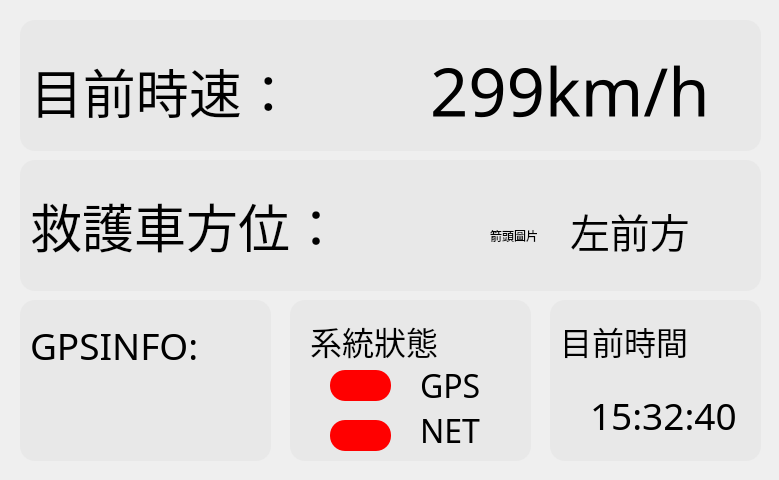
<?xml version="1.0" encoding="UTF-8"?>
<ui version="4.0">
 <class>MainWindow</class>
 <widget class="QMainWindow" name="MainWindow">
  <property name="windowModality">
   <enum>Qt::NonModal</enum>
  </property>
  <property name="geometry">
   <rect>
    <x>0</x>
    <y>0</y>
    <width>779</width>
    <height>480</height>
   </rect>
  </property>
  <property name="windowTitle">
   <string notr="true">車聯網專題Demo視窗</string>
  </property>
  <property name="windowOpacity">
   <double>1.000000000000000</double>
  </property>
  <property name="toolTip">
   <string notr="true"/>
  </property>
  <property name="statusTip">
   <string notr="true"/>
  </property>
  <property name="whatsThis">
   <string notr="true"/>
  </property>
  <property name="accessibleName">
   <string notr="true"/>
  </property>
  <property name="styleSheet">
   <string notr="true"/>
  </property>
  <property name="animated">
   <bool>true</bool>
  </property>
  <property name="documentMode">
   <bool>false</bool>
  </property>
  <widget class="QWidget" name="centralwidget">
   <property name="styleSheet">
    <string notr="true">border:2px;
border-radius:15px</string>
   </property>
   <widget class="QFrame" name="frame_10">
    <property name="geometry">
     <rect>
      <x>0</x>
      <y>0</y>
      <width>781</width>
      <height>491</height>
     </rect>
    </property>
    <property name="autoFillBackground">
     <bool>false</bool>
    </property>
    <property name="frameShape">
     <enum>QFrame::StyledPanel</enum>
    </property>
    <property name="frameShadow">
     <enum>QFrame::Raised</enum>
    </property>
    <widget class="QFrame" name="frame">
     <property name="geometry">
      <rect>
       <x>20</x>
       <y>20</y>
       <width>741</width>
       <height>131</height>
      </rect>
     </property>
     <property name="styleSheet">
      <string notr="true">background-color:rgb(230,230,230,200)</string>
     </property>
     <property name="frameShape">
      <enum>QFrame::StyledPanel</enum>
     </property>
     <property name="frameShadow">
      <enum>QFrame::Raised</enum>
     </property>
     <widget class="QLabel" name="label_3">
      <property name="enabled">
       <bool>true</bool>
      </property>
      <property name="geometry">
       <rect>
        <x>10</x>
        <y>30</y>
        <width>381</width>
        <height>81</height>
       </rect>
      </property>
      <property name="font">
       <font>
        <family>微軟正黑體</family>
        <pointsize>40</pointsize>
       </font>
      </property>
      <property name="styleSheet">
       <string notr="true">background-color:rgb(255,255,255,0)</string>
      </property>
      <property name="text">
       <string>目前時速：</string>
      </property>
     </widget>
     <widget class="QLabel" name="label_4">
      <property name="geometry">
       <rect>
        <x>410</x>
        <y>30</y>
        <width>311</width>
        <height>81</height>
       </rect>
      </property>
      <property name="font">
       <font>
        <family>Haettenschweiler</family>
        <pointsize>50</pointsize>
       </font>
      </property>
      <property name="styleSheet">
       <string notr="true">background-color:rgb(255,255,255,0)</string>
      </property>
      <property name="text">
       <string>299km/h</string>
      </property>
     </widget>
     <widget class="QFrame" name="frame_2">
      <property name="geometry">
       <rect>
        <x>990</x>
        <y>100</y>
        <width>1001</width>
        <height>131</height>
       </rect>
      </property>
      <property name="styleSheet">
       <string notr="true">background-color:rgb(138,181,251)</string>
      </property>
      <property name="frameShape">
       <enum>QFrame::StyledPanel</enum>
      </property>
      <property name="frameShadow">
       <enum>QFrame::Raised</enum>
      </property>
      <widget class="QLabel" name="label_5">
       <property name="geometry">
        <rect>
         <x>10</x>
         <y>10</y>
         <width>441</width>
         <height>111</height>
        </rect>
       </property>
       <property name="font">
        <font>
         <family>微軟正黑體</family>
         <pointsize>48</pointsize>
        </font>
       </property>
       <property name="text">
        <string>目前時速：</string>
       </property>
      </widget>
      <widget class="QLabel" name="label_6">
       <property name="geometry">
        <rect>
         <x>480</x>
         <y>10</y>
         <width>501</width>
         <height>111</height>
        </rect>
       </property>
       <property name="font">
        <font>
         <pointsize>48</pointsize>
        </font>
       </property>
       <property name="text">
        <string>0km/h</string>
       </property>
      </widget>
     </widget>
     <zorder>label_3</zorder>
     <zorder>label_4</zorder>
     <zorder>frame_2</zorder>
     <zorder>label_16</zorder>
    </widget>
    <widget class="QFrame" name="frame_3">
     <property name="geometry">
      <rect>
       <x>20</x>
       <y>160</y>
       <width>741</width>
       <height>131</height>
      </rect>
     </property>
     <property name="styleSheet">
      <string notr="true">background-color:rgb(230,230,230,200)</string>
     </property>
     <property name="frameShape">
      <enum>QFrame::StyledPanel</enum>
     </property>
     <property name="frameShadow">
      <enum>QFrame::Raised</enum>
     </property>
     <widget class="QFrame" name="frame_4">
      <property name="geometry">
       <rect>
        <x>990</x>
        <y>100</y>
        <width>1001</width>
        <height>131</height>
       </rect>
      </property>
      <property name="styleSheet">
       <string notr="true">background-color:rgb(138,181,251)</string>
      </property>
      <property name="frameShape">
       <enum>QFrame::StyledPanel</enum>
      </property>
      <property name="frameShadow">
       <enum>QFrame::Raised</enum>
      </property>
      <widget class="QLabel" name="label_9">
       <property name="geometry">
        <rect>
         <x>10</x>
         <y>10</y>
         <width>441</width>
         <height>111</height>
        </rect>
       </property>
       <property name="font">
        <font>
         <family>微軟正黑體</family>
         <pointsize>48</pointsize>
        </font>
       </property>
       <property name="text">
        <string>目前時速：</string>
       </property>
      </widget>
      <widget class="QLabel" name="label_10">
       <property name="geometry">
        <rect>
         <x>480</x>
         <y>10</y>
         <width>501</width>
         <height>111</height>
        </rect>
       </property>
       <property name="font">
        <font>
         <pointsize>48</pointsize>
        </font>
       </property>
       <property name="text">
        <string>0km/h</string>
       </property>
      </widget>
     </widget>
     <widget class="QLabel" name="label_13">
      <property name="geometry">
       <rect>
        <x>10</x>
        <y>20</y>
        <width>501</width>
        <height>91</height>
       </rect>
      </property>
      <property name="font">
       <font>
        <family>微軟正黑體</family>
        <pointsize>39</pointsize>
       </font>
      </property>
      <property name="styleSheet">
       <string notr="true">background-color:rgb(255,255,255,0)</string>
      </property>
      <property name="text">
       <string>救護車方位：</string>
      </property>
     </widget>
     <widget class="QLabel" name="label_14">
      <property name="geometry">
       <rect>
        <x>550</x>
        <y>40</y>
        <width>171</width>
        <height>61</height>
       </rect>
      </property>
      <property name="font">
       <font>
        <family>微軟正黑體</family>
        <pointsize>30</pointsize>
       </font>
      </property>
      <property name="styleSheet">
       <string notr="true">background-color:rgb(255,255,255,0)</string>
      </property>
      <property name="text">
       <string>左前方</string>
      </property>
     </widget>
     <widget class="QLabel" name="label_15">
      <property name="geometry">
       <rect>
        <x>470</x>
        <y>60</y>
        <width>71</width>
        <height>31</height>
       </rect>
      </property>
      <property name="styleSheet">
       <string notr="true">background-color:rgb(255,255,255,0)</string>
      </property>
      <property name="text">
       <string>箭頭圖片</string>
      </property>
     </widget>
    </widget>
    <widget class="QFrame" name="frame_6">
     <property name="geometry">
      <rect>
       <x>550</x>
       <y>300</y>
       <width>211</width>
       <height>161</height>
      </rect>
     </property>
     <property name="styleSheet">
      <string notr="true">background-color:rgb(230,230,230,200)</string>
     </property>
     <property name="frameShape">
      <enum>QFrame::StyledPanel</enum>
     </property>
     <property name="frameShadow">
      <enum>QFrame::Raised</enum>
     </property>
     <widget class="QLabel" name="label">
      <property name="geometry">
       <rect>
        <x>10</x>
        <y>10</y>
        <width>201</width>
        <height>61</height>
       </rect>
      </property>
      <property name="font">
       <font>
        <family>微軟正黑體</family>
        <pointsize>24</pointsize>
       </font>
      </property>
      <property name="styleSheet">
       <string notr="true">background-color:rgb(255,255,255,0)</string>
      </property>
      <property name="text">
       <string>目前時間</string>
      </property>
     </widget>
     <widget class="QLabel" name="label_7">
      <property name="geometry">
       <rect>
        <x>40</x>
        <y>80</y>
        <width>151</width>
        <height>71</height>
       </rect>
      </property>
      <property name="font">
       <font>
        <family>Haettenschweiler</family>
        <pointsize>28</pointsize>
       </font>
      </property>
      <property name="styleSheet">
       <string notr="true">background-color:rgb(255,255,255,0)</string>
      </property>
      <property name="text">
       <string>15:32:40</string>
      </property>
     </widget>
    </widget>
    <widget class="QFrame" name="frame_5">
     <property name="geometry">
      <rect>
       <x>290</x>
       <y>300</y>
       <width>241</width>
       <height>161</height>
      </rect>
     </property>
     <property name="styleSheet">
      <string notr="true">background-color:rgb(230,230,230,200)</string>
     </property>
     <property name="frameShape">
      <enum>QFrame::StyledPanel</enum>
     </property>
     <property name="frameShadow">
      <enum>QFrame::Raised</enum>
     </property>
     <widget class="QLabel" name="label_8">
      <property name="geometry">
       <rect>
        <x>20</x>
        <y>10</y>
        <width>201</width>
        <height>61</height>
       </rect>
      </property>
      <property name="font">
       <font>
        <family>微軟正黑體</family>
        <pointsize>24</pointsize>
       </font>
      </property>
      <property name="styleSheet">
       <string notr="true">background-color:rgb(255,255,255,0)</string>
      </property>
      <property name="text">
       <string>系統狀態</string>
      </property>
     </widget>
     <widget class="QFrame" name="frame_7">
      <property name="enabled">
       <bool>true</bool>
      </property>
      <property name="geometry">
       <rect>
        <x>40</x>
        <y>70</y>
        <width>61</width>
        <height>31</height>
       </rect>
      </property>
      <property name="styleSheet">
       <string notr="true">background-color:rgb(255,0,0)</string>
      </property>
      <property name="frameShape">
       <enum>QFrame::StyledPanel</enum>
      </property>
      <property name="frameShadow">
       <enum>QFrame::Raised</enum>
      </property>
      <widget class="QFrame" name="frame_8">
       <property name="geometry">
        <rect>
         <x>30</x>
         <y>40</y>
         <width>61</width>
         <height>41</height>
        </rect>
       </property>
       <property name="styleSheet">
        <string notr="true">background-color:rgb(255,0,0)</string>
       </property>
       <property name="frameShape">
        <enum>QFrame::StyledPanel</enum>
       </property>
       <property name="frameShadow">
        <enum>QFrame::Raised</enum>
       </property>
      </widget>
     </widget>
     <widget class="QFrame" name="frame_13">
      <property name="geometry">
       <rect>
        <x>40</x>
        <y>120</y>
        <width>61</width>
        <height>31</height>
       </rect>
      </property>
      <property name="styleSheet">
       <string notr="true">background-color:rgb(255,0,0)</string>
      </property>
      <property name="frameShape">
       <enum>QFrame::StyledPanel</enum>
      </property>
      <property name="frameShadow">
       <enum>QFrame::Raised</enum>
      </property>
      <widget class="QFrame" name="frame_14">
       <property name="geometry">
        <rect>
         <x>30</x>
         <y>40</y>
         <width>61</width>
         <height>41</height>
        </rect>
       </property>
       <property name="styleSheet">
        <string notr="true">background-color:rgb(255,0,0)</string>
       </property>
       <property name="frameShape">
        <enum>QFrame::StyledPanel</enum>
       </property>
       <property name="frameShadow">
        <enum>QFrame::Raised</enum>
       </property>
      </widget>
     </widget>
     <widget class="QLabel" name="label_11">
      <property name="geometry">
       <rect>
        <x>130</x>
        <y>60</y>
        <width>61</width>
        <height>51</height>
       </rect>
      </property>
      <property name="font">
       <font>
        <family>Haettenschweiler</family>
        <pointsize>24</pointsize>
       </font>
      </property>
      <property name="styleSheet">
       <string notr="true">background-color:rgb(255,255,255,0)</string>
      </property>
      <property name="text">
       <string>GPS</string>
      </property>
     </widget>
     <widget class="QLabel" name="label_12">
      <property name="geometry">
       <rect>
        <x>130</x>
        <y>110</y>
        <width>61</width>
        <height>41</height>
       </rect>
      </property>
      <property name="font">
       <font>
        <family>Haettenschweiler</family>
        <pointsize>24</pointsize>
       </font>
      </property>
      <property name="styleSheet">
       <string notr="true">background-color:rgb(255,255,255,0)</string>
      </property>
      <property name="text">
       <string>NET</string>
      </property>
     </widget>
    </widget>
    <widget class="QFrame" name="frame_9">
     <property name="geometry">
      <rect>
       <x>20</x>
       <y>300</y>
       <width>251</width>
       <height>161</height>
      </rect>
     </property>
     <property name="styleSheet">
      <string notr="true">background-color:rgb(230,230,230,200)</string>
     </property>
     <property name="frameShape">
      <enum>QFrame::StyledPanel</enum>
     </property>
     <property name="frameShadow">
      <enum>QFrame::Raised</enum>
     </property>
     <widget class="QLabel" name="label_2">
      <property name="geometry">
       <rect>
        <x>10</x>
        <y>10</y>
        <width>231</width>
        <height>71</height>
       </rect>
      </property>
      <property name="font">
       <font>
        <family>Haettenschweiler</family>
        <pointsize>28</pointsize>
       </font>
      </property>
      <property name="styleSheet">
       <string notr="true">background-color:rgb(255,255,255,0)</string>
      </property>
      <property name="text">
       <string>GPSINFO:</string>
      </property>
     </widget>
    </widget>
    <widget class="QLabel" name="label_16">
     <property name="geometry">
      <rect>
       <x>0</x>
       <y>0</y>
       <width>781</width>
       <height>481</height>
      </rect>
     </property>
     <property name="styleSheet">
      <string notr="true">border:2px;
border-radius:20px</string>
     </property>
     <property name="text">
      <string/>
     </property>
     <property name="pixmap">
      <pixmap>C:/Users/user/Desktop/true.jpg</pixmap>
     </property>
    </widget>
    <zorder>label_16</zorder>
    <zorder>frame</zorder>
    <zorder>frame_3</zorder>
    <zorder>frame_6</zorder>
    <zorder>frame_5</zorder>
    <zorder>frame_9</zorder>
   </widget>
  </widget>
 </widget>
 <resources/>
 <connections/>
 <designerdata>
  <property name="gridDeltaX">
   <number>10</number>
  </property>
  <property name="gridDeltaY">
   <number>10</number>
  </property>
  <property name="gridSnapX">
   <bool>true</bool>
  </property>
  <property name="gridSnapY">
   <bool>true</bool>
  </property>
  <property name="gridVisible">
   <bool>true</bool>
  </property>
 </designerdata>
</ui>
